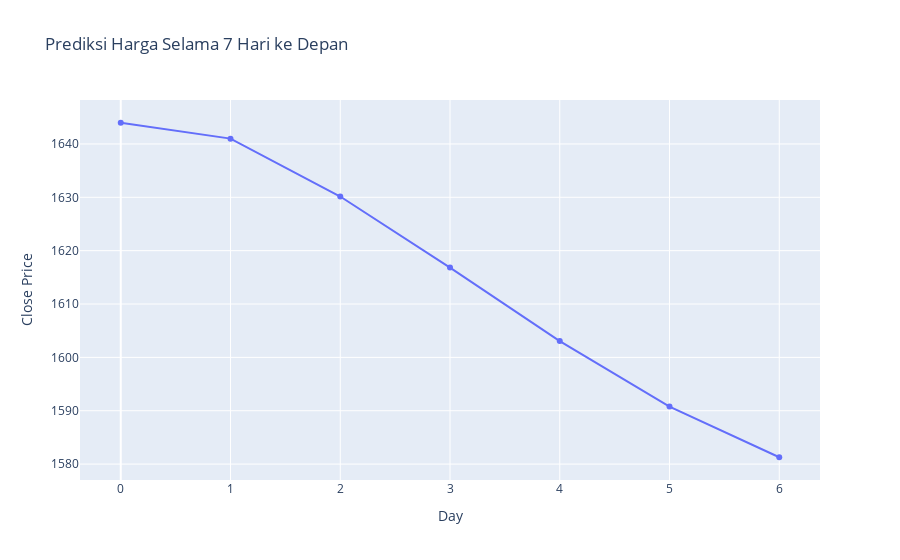

The code cell stored with this chart in its notebook:
### Code cell
# Memvisualisasikan hasil prediksi harga selama 7 hari ke depan
fig = go.Figure(data=[
    go.Scatter(y=future_predictions, name='Predicted Close Price')
])
fig.update_layout(
    title='Prediksi Harga Selama 7 Hari ke Depan',
    xaxis_title='Day',
    yaxis_title='Close Price'
)
fig.show()

### Figure 1 — Plotly figure (JSON) as saved in the notebook; plotly's stock layout.template omitted (floating-point values rounded to 4 significant figures)
{"data": [{"name": "Predicted Close Price", "type": "scatter", "y": [1644.0, 1641.0, 1630.0, 1617.0, 1603.0, 1591.0, 1581.0]}], "layout": {"title": {"text": "Prediksi Harga Selama 7 Hari ke Depan"}, "xaxis": {"title": {"text": "Day"}}, "yaxis": {"title": {"text": "Close Price"}}}}
